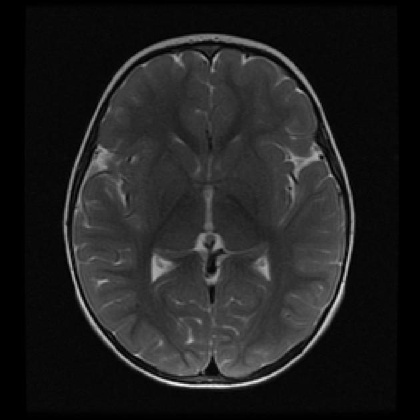
%> input picture redraftofconferencepaper/Images.images/Images.jpg, 420 x 420 px, shrunk from 630 x 630 before the run
$ octave main.m   (GNU Octave 9; MATLAB toolbox functions it lacks are replaced by stand-ins)
%> lines starting %> are read from the running program, lines starting %| are printed output that depends on the picture
### redraftofconferencepaper/inexact_alm_rpca.m
function [A_hat,E_hat,iter] = inexact_alm_rpca(D, lambda, tol, maxIter)

% Oct 2009
% This matlab code implements the inexact augmented Lagrange multiplier
% method for Robust PCA.
%
% D - m x n matrix of observations/data (required input)
%
% lambda - weight on sparse error term in the cost function
%
% tol - tolerance for stopping criterion.
%     - DEFAULT 1e-7 if omitted or -1.
%
% maxIter - maximum number of iterations
%         - DEFAULT 1000, if omitted or -1.
%
% Initialize A,E,Y,u
% while ~converged
%   minimize (inexactly, update A and E only once)
%     L(A,E,Y,u) = |A|_* + lambda * |E|_1 + <Y,D-A-E> + mu/2 * |D-A-E|_F^2;
%   Y = Y + \mu * (D - A - E);
%   \mu = \rho * \mu;
% end
%
% Minming Chen, October 2009. Questions? v-minmch@microsoft.com ;
% Arvind Ganesh (abalasu2@illinois.edu)
%
% Copyright: Perception and Decision Laboratory, University of Illinois, Urbana-Champaign
%            Microsoft Research Asia, Beijing

% addpath PROPACK;

[m,n] = size(D);

oureps=10^(-5);
if nargin < 2
    lambda = 1/(sqrt(m));
end

if nargin < 3
    tol = 1e-7;
elseif tol == -1
    tol = 1e-7;
end

if nargin < 4
    maxIter = 1000;
elseif maxIter == -1
    maxIter = 1000;
end

% initialize
Y = D;
norm_two = lansvd(Y, 1, 'L');
norm_inf = norm( Y(:), inf) / lambda;
dual_norm = max(norm_two, norm_inf);
Y = Y / dual_norm;

A_hat = zeros( m, n);
E_hat = zeros( m, n);
mu = 1.25/norm_two; % this one can be tuned
mu_bar = mu * 1e7;
rho = 1.05;          % this one can be tuned
d_norm = norm(D, 'fro');

iter = 0;
total_svd = 0;
converged = false;
stopCriterion = 1;
sv = 10;
while ~converged
    iter = iter + 1;

    temp_T = D - A_hat + (1/mu)*Y;
    E_hat = max(temp_T - lambda/mu, 0);
    E_hat = E_hat+min(temp_T + lambda/mu, 0);

    if choosvd(n, sv) == 1
        [U S V] = lansvd(D - E_hat + (1/mu)*Y, sv, 'L');
    else
        [U S V] = svd(D - E_hat + (1/mu)*Y, 'econ');
    end
    diagS = diag(S);
    svp = length(find(diagS > 1/mu));
    if svp < sv
        sv = min(svp + 1, n);
    else
        sv = min(svp + round(0.05*n), n);
    end
    %[SigmaX,svp]=ClosedWNNM(S,C,oureps);
    A_hat = U(:, 1:svp) * diag(diagS(1:svp) - 1/mu) * V(:, 1:svp)';

    total_svd = total_svd + 1;

    Z = D - A_hat - E_hat;

    Y = Y + mu*Z;
    mu = min(mu*rho, mu_bar);

    %% stop Criterion
    stopCriterion = norm(Z, 'fro') / d_norm;
    if stopCriterion < tol
        converged = true;
    end

    if mod( total_svd, 10) == 0
%        disp(['#svd ' num2str(total_svd) ' r(A) ' num2str(rank(A_hat))...
%            ' |E|_0 ' num2str(length(find(abs(E_hat)>0)))...
%            ' stopCriterion ' num2str(stopCriterion)]);
    end

    if ~converged && iter >= maxIter
        disp('Maximum iterations reached') ;
        converged = 1 ;
    end
end

### redraftofconferencepaper/extra/lansvd.m
function [U,S,V,bnd,j] = lansvd(varargin)

%LANSVD  Compute a few singular values and singular vectors.
%   LANSVD computes singular triplets (u,v,sigma) such that
%   A*u = sigma*v and  A'*v = sigma*u. Only a few singular values
%   and singular vectors are computed  using the Lanczos
%   bidiagonalization algorithm with partial reorthogonalization (BPRO).
%
%   S = LANSVD(A)
%   S = LANSVD('Afun','Atransfun',M,N)
%
%   The first input argument is either a  matrix or a
%   string containing the name of an M-file which applies a linear
%   operator to the columns of a given matrix.  In the latter case,
%   the second input must be the name of an M-file which applies the
%   transpose of the same operator to the columns of a given matrix,
%   and the third and fourth arguments must be M and N, the dimensions
%   of the problem.
%
%   [U,S,V] = LANSVD(A,K,'L',...) computes the K largest singular values.
%
%   [U,S,V] = LANSVD(A,K,'S',...) computes the K smallest singular values.
%
%   The full calling sequence is
%
%   [U,S,V] = LANSVD(A,K,SIGMA,OPTIONS)
%   [U,S,V] = LANSVD('Afun','Atransfun',M,N,K,SIGMA,OPTIONS)
%
%   where K is the number of singular values desired and
%   SIGMA is 'L' or 'S'.
%
%   The OPTIONS structure specifies certain parameters in the algorithm.
%    Field name      Parameter                              Default
%
%    OPTIONS.tol     Convergence tolerance                  16*eps
%    OPTIONS.lanmax  Dimension of the Lanczos basis.
%    OPTIONS.p0      Starting vector for the Lanczos        rand(n,1)-0.5
%                    iteration.
%    OPTIONS.delta   Level of orthogonality among the       sqrt(eps/K)
%                    Lanczos vectors.
%    OPTIONS.eta     Level of orthogonality after           10*eps^(3/4)
%                    reorthogonalization.
%    OPTIONS.cgs     reorthogonalization method used        0
%                    '0' : iterated modified Gram-Schmidt
%                    '1' : iterated classical Gram-Schmidt
%    OPTIONS.elr     If equal to 1 then extended local      1
%                    reorthogonalization is enforced.
%
%   See also LANBPRO, SVDS, SVD

% References:
% R.M. Larsen, Ph.D. Thesis, Aarhus University, 1998.
%
% B. N. Parlett, ``The Symmetric Eigenvalue Problem'',
% Prentice-Hall, Englewood Cliffs, NJ, 1980.
%
% H. D. Simon, ``The Lanczos algorithm with partial reorthogonalization'',
% Math. Comp. 42 (1984), no. 165, 115--142.

% Rasmus Munk Larsen, DAIMI, 1998


%%%%%%%%%%%%%%%%%%%%% Parse and check input arguments. %%%%%%%%%%%%%%%%%%%%%%

if nargin<1 | length(varargin)<1
  error('Not enough input arguments.');
end

A = varargin{1};
if ~isstr(A)
  if ~isreal(A)
    error('A must be real')
  end
  [m n] = size(A);
  if length(varargin) < 2, k=min(min(m,n),6); else  k=varargin{2}; end
  if length(varargin) < 3, sigma = 'L';       else  sigma=varargin{3}; end
  if length(varargin) < 4, options = [];      else  options=varargin{4}; end
else
  if length(varargin)<4
    error('Not enough input arguments.');
  end
  Atrans = varargin{2};
  if ~isstr(Atrans)
    error('Atransfunc must be the name of a function')
  end
  m = varargin{3};
  n = varargin{4};
  if length(varargin) < 5, k=min(min(m,n),6); else k=varargin{5}; end
  if length(varargin) < 6, sigma = 'L'; else sigma=varargin{6}; end
  if length(varargin) < 7, options = []; else options=varargin{7}; end
end

if ~isnumeric(n) | real(abs(fix(n))) ~= n | ~isnumeric(m) | ...
      real(abs(fix(m))) ~= m | ~isnumeric(k) | real(abs(fix(k))) ~= k
  error('M, N and K must be positive integers.')
end


% Quick return for min(m,n) equal to 0 or 1 or for zero A.
if min(n,m) < 1 | k<1
  if nargout<3
    U = zeros(k,1);
  else
    U = eye(m,k); S = zeros(k,k);  V = eye(n,k);  bnd = zeros(k,1);
  end
  return
elseif min(n,m) == 1 & k>0
  if isstr(A)
    % Extract the single column or row of A
    if n==1
      A = feval(A,1);
    else
      A = feval(Atrans,1)';
    end
  end
  if nargout==1
    U = norm(A);
  else
    [U,S,V] = svd(full(A));
    bnd = 0;
  end
  return
end

% A is the matrix of all zeros (not detectable if A is defined by an m-file)
if isnumeric(A)
  if  nnz(A)==0
    if nargout<3
      U = zeros(k,1);
    else
      U = eye(m,k); S = zeros(k,k);  V = eye(n,k);  bnd = zeros(k,1);
    end
    return
  end
end

lanmax = min(m,n);
tol = 16*eps;
p = rand(m,1)-0.5;
% Parse options struct
if isstruct(options)
  c = fieldnames(options);
  for i=1:length(c)
    if any(strcmp(c(i),'p0')), p = getfield(options,'p0'); p=p(:); end
    if any(strcmp(c(i),'tol')), tol = getfield(options,'tol'); end
    if any(strcmp(c(i),'lanmax')), lanmax = getfield(options,'lanmax'); end
  end
end

% Protect against absurd options.
tol = max(tol,eps);
lanmax = min(lanmax,min(m,n));
if size(p,1)~=m
  error('p0 must be a vector of length m')
end

lanmax = min(lanmax,min(m,n));
if k>lanmax
  error('K must satisfy  K <= LANMAX <= MIN(M,N).');
end


%%%%%%%%%%%%%%%%%%%%% Here begins the computation  %%%%%%%%%%%%%%%%%%%%%%

if strcmp(sigma,'S')
  if isstr(A)
    error('Shift-and-invert works only when the matrix A is given explicitly.');
  else
    % Prepare for shift-and-invert Lanczos.
    if issparse(A)
      pmmd = colmmd(A);
      A.A = A(:,pmmd);
    else
      A.A = A;
    end
    if m>=n
      if issparse(A.A)
	A.R = qr(A.A,0);
	A.Rt = A.R';
	p = A.Rt\(A.A'*p); % project starting vector on span(Q1)
      else
	[A.Q,A.R] = qr(A.A,0);
	A.Rt = A.R';
	p = A.Q'*p; % project starting vector on span(Q1)
      end
    else
      error('Sorry, shift-and-invert for m<n not implemented yet!')
      A.R = qr(A.A',0);
      A.Rt = A.R';
    end
    condR = condest(A.R);
    if condR > 1/eps
      error(['A is rank deficient or too ill-conditioned to do shift-and-' ...
	     ' invert.'])
    end
  end
end

ksave = k;
neig = 0; nrestart=-1;
j = min(k+max(8,k)+1,lanmax);
U = []; V = []; B = []; anorm = []; work = zeros(2,2);

while neig < k

  %%%%%%%%%%%%%%%%%%%%% Compute Lanczos bidiagonalization %%%%%%%%%%%%%%%%%
  if ~isstr(A)
    [U,B,V,p,ierr,w] = lanbpro(A,j,p,options,U,B,V,anorm);
  else
    [U,B,V,p,ierr,w] = lanbpro(A,Atrans,m,n,j,p,options,U,B,V,anorm);
  end
  work= work + w;

  if ierr<0 % Invariant subspace of dimension -ierr found.
    j = -ierr;
  end

  %%%%%%%%%%%%%%%%%% Compute singular values and error bounds %%%%%%%%%%%%%%%%
  % Analyze B
  resnrm = norm(p);
  % [5 lines of commented-out code are left out]

  [S,bot] = bdsqr(diag(B),[diag(B,-1); resnrm]);

% Use Largest Ritz value to estimate ||A||_2. This might save some
  % reorth. in case of restart.
  anorm=S(1);

  % Set simple error bounds
  bnd = resnrm*abs(bot);

  % Examine gap structure and refine error bounds
  bnd = refinebounds(S.^2,bnd,n*eps*anorm);

  %%%%%%%%%%%%%%%%%%% Check convergence criterion %%%%%%%%%%%%%%%%%%%%
  i=1;
  neig = 0;
  while i<=min(j,k)
    if (bnd(i) <= tol*abs(S(i)))
      neig = neig + 1;
      i = i+1;
    else
      i = min(j,k)+1;
    end
  end

  %%%%%%%%%% Check whether to stop or to extend the Krylov basis? %%%%%%%%%%
  if ierr<0 % Invariant subspace found
    if j<k
      warning(['Invariant subspace of dimension ',num2str(j-1),' found.'])
    end
    j = j-1;
    break;
  end
  if j>=lanmax % Maximal dimension of Krylov subspace reached. Bail out
    if j>=min(m,n)
      neig = ksave;
      break;
    end
    if neig<ksave
      warning(['Maximum dimension of Krylov subspace exceeded prior',...
	    ' to convergence.']);
    end
    break;
  end

  % Increase dimension of Krylov subspace
  if neig>0
    % increase j by approx. half the average number of steps pr. converged
    % singular value (j/neig) times the number of remaining ones (k-neig).
    j = j + min(100,max(2,0.5*(k-neig)*j/(neig+1)));
  else
    % As long a very few singular values have converged, increase j rapidly.
    %    j = j + ceil(min(100,max(8,2^nrestart*k)));
    j = max(1.5*j,j+10);
  end
  j = ceil(min(j+1,lanmax));
  nrestart = nrestart + 1;
end


%%%%%%%%%%%%%%%% Lanczos converged (or failed). Prepare output %%%%%%%%%%%%%%%
k = min(ksave,j);

if nargout>2
  j = size(B,2);
  % Compute singular vectors
  [P,S,Q] = svd(full([B;[zeros(1,j-1),resnrm]]),0);
  S = diag(S);
  if size(Q,2)~=k
    Q = Q(:,1:k);
    P = P(:,1:k);
  end
  % Compute and normalize Ritz vectors (overwrites U and V to save memory).
  if resnrm~=0
    U = U*P(1:j,:) + (p/resnrm)*P(j+1,:);
  else
    U = U*P(1:j,:);
  end
  V = V*Q;
  for i=1:k
    nq = norm(V(:,i));
    if isfinite(nq) & nq~=0 & nq~=1
      V(:,i) = V(:,i)/nq;
    end
    nq = norm(U(:,i));
    if isfinite(nq) & nq~=0 & nq~=1
      U(:,i) = U(:,i)/nq;
    end
  end
end

% Pick out desired part the spectrum
S = S(1:k);
bnd = bnd(1:k);

if strcmp(sigma,'S')
  [S,p] = sort(-1./S);
  S = -S;
  bnd = bnd(p);
  if nargout>2
    if issparse(A.A)
      U = A.A*(A.R\U(:,p));
      V(pmmd,:) = V(:,p);
    else
      U = A.Q(:,1:min(m,n))*U(:,p);
      V = V(:,p);
    end
  end
end

if nargout<3
  U = S;
  S = B; % Undocumented feature -  for checking B.
else
  S = diag(S);
end

### redraftofconferencepaper/extra/choosvd.m
function y = choosvd( n, d)

if n <= 100
    if d / n <= 0.02
        y = 1;
    else
        y = 0;
    end
elseif n <= 200
    if d / n <= 0.06
        y = 1;
    else
        y = 0;
    end
elseif n <= 300
    if d / n <= 0.26
        y = 1;
    else
        y = 0;
    end
elseif n <= 400
    if d / n <= 0.28
        y = 1;
    else
        y = 0;
    end
elseif n <= 500
    if d / n <= 0.34
        y = 1;
    else
        y = 0;
    end
else
    if d / n <= 0.38
        y = 1;
    else
        y = 0;
    end
end

### redraftofconferencepaper/main.m
%addpath('..\images.images') replace to include any folder by name
clc;
clear all;
close all;
subject = "Images";
z=1;
myDir = subject+".images"; %gets directory
myFiles = dir(fullfile(myDir,'*.jpg')); %gets all wav files in struct
[N,M] = size(imread(fullfile(myDir,myFiles(1).name)));
%disp(length(myFiles));
Y = zeros(N*M,length(myFiles));
F = zeros(N*3,M*length(myFiles));
%> F: size 1260x420 double; every value is 0
%%
for k = 1:length(myFiles)
  baseFileName = myFiles(k).name;
  fullFileName = fullfile(myDir, baseFileName);
  fprintf(1, 'Now reading %s\n', fullFileName);
  [Img] = imread(fullFileName);
%> Img is the input picture: size 420x420 uint8; min 0, max 254, mean 32.1
  [N,M]=size(Img);
%> N = 420; M = 420
  Y(:,k)=Img(:);
  %imshow(uint8(reshape(Y(:,k),[N,M])));
  F(1:N,((k-1)*M)+1:(k*M)) = reshape(Y(:,k),[N,M]);
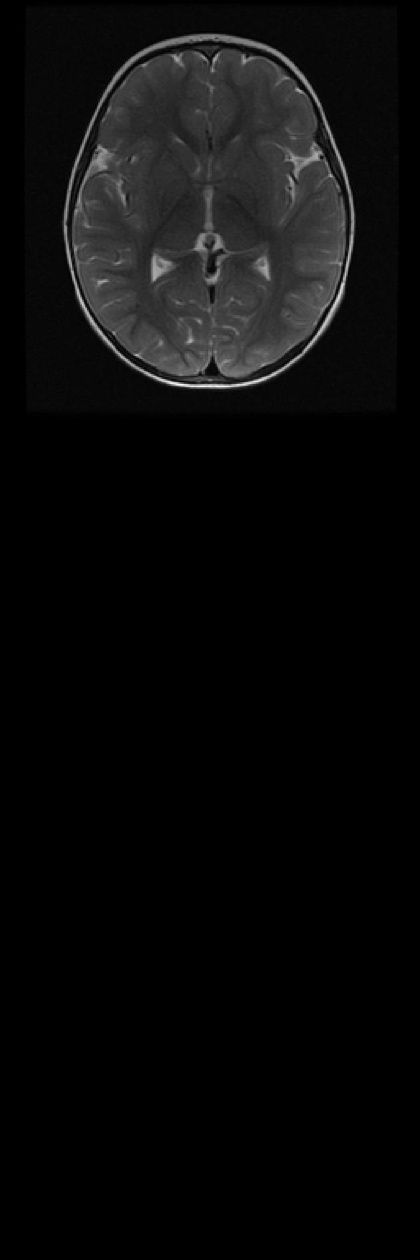
%> F: size 1260x420 double; min 0, max 254, mean 10.7
end
%%
lambda=0.001;
%lambda=0.080; %for WSNM
c1=.6;
c2=0.2;
mu=0.15;
tol=1e-1000;
max_iter=100;
%%
%[L, S] = WSNM_PCA(Y, c1, c2, lambda, mu, tol, max_iter);
[S,L] = inexact_alm_rpca(Y,lambda);
%> in lansvd, `k=varargin{2}`: k = 1
%> in lansvd, `sigma=varargin{3}`: sigma = 'L'
%> in lansvd, `U = norm(A);`: U = 19512.2
%> in inexact_alm_rpca, `norm_inf = norm( Y(:), inf) / lambda;`: norm_inf = 254000
%> in inexact_alm_rpca, `mu = 1.25/norm_two;`: mu = 6.41e-05
%> in inexact_alm_rpca, `mu_bar = mu * 1e7;`: mu_bar = 640.6
%> in inexact_alm_rpca, `d_norm = norm(D, 'fro');`: d_norm = 19512.2
%> the loop in inexact_alm_rpca, `while ~converged` made 13 passes
%> (S, diagS, mu, stopCriterion) on passes 1 to 12: (5025.7, 5025.7, 6.73e-05, 0.207), (5718.1, 5718.1, 7.06e-05, 0.0853), (5525.3, 5525.3, 7.42e-05, 0.0161), (5277.4, 5277.4, 7.79e-05, 0.00747), (5036.5, 5036.5, 8.18e-05, 0.00543), (4804, 4804, 8.58e-05, 0.00435), (4582.1, 4582.1, 9.01e-05, 0.00348), (4366.9, 4366.9, 9.46e-05, 0.00233), (4162.5, 4162.5, 9.94e-05, 0.00233), (3968.3, 3968.3, 0.000104, 0.00233), (3783.8, 3783.8, 0.00011, 0.00233), (3607.6, 3607.6, 0.000115, 0.00183)
%> after the loop in inexact_alm_rpca, `while ~converged`: converged = true; iter = 13
%%
for k=1:length(myFiles)
    F((N+1:2*N),(((k-1)*M)+1):(k*M)) = reshape(L(:,k),[N,M]);
    F((2*N+1:3*N),((k-1)*M)+1:(k*M)) = reshape(S(:,k),[N,M]);
end
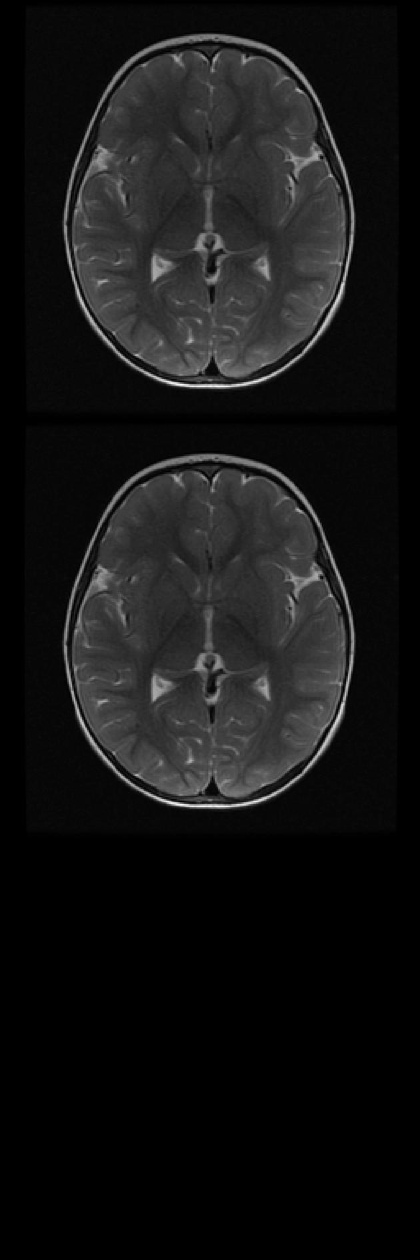
%> F: size 1260x420 double; min 0, max 254, mean 21.4
imshow(uint8(F));
disp(rank(L));disp(" and ");disp(rank(S));
%| 1
%| 0
ideal = imread(fullfile(myDir,subject+".jpg"));
 sheet=4;
             filename = 'reverse_algo.xls';
         header = {'Image','PSNR','SSIM'};
         xlswrite(filename,header,sheet,'A1');
for i=1:length(myFiles)
PSNR = psnr(uint8(reshape(L(:,i),[N,M])),ideal);
SSIM = ssim(uint8(reshape(L(:,i),[N,M])),ideal);
fprintf('PSNR is =');disp(PSNR);%fprintf('\n');
fprintf('SSIM is =');disp(SSIM);%fprintf('\n');
Array=[i, PSNR,SSIM];
 z=z+1;
         k= strcat('A',num2str(z));
         xlswrite(filename,Array,sheet,k);
end
%> this loop made 1 pass
%> (PSNR, SSIM, Array) on pass 1: (Inf, 1, [1 Inf 1])
%| PSNR is =Inf
%| SSIM is =1
%> after the loop, z = 2
